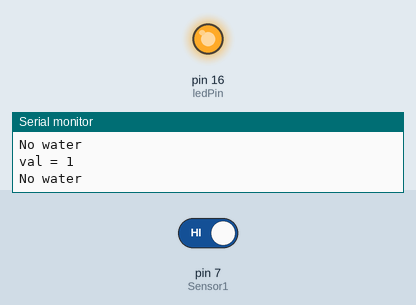
The sketch below on a simulated Arduino Uno, built with avr-gcc and run on an emulated ATmega328P. Shown: output pins drawn as LEDs (lit = HIGH), the last lines printed to the serial monitor. The test bench sets the inputs (shaded band); at power-on: pin 7 (Sensor1) HIGH. Pins used as bus, display or sensor lines are not drawn.

Above: at 4.2 s.
4.3 s: pin 7 (Sensor1) driven LOW
At 6.4 s:
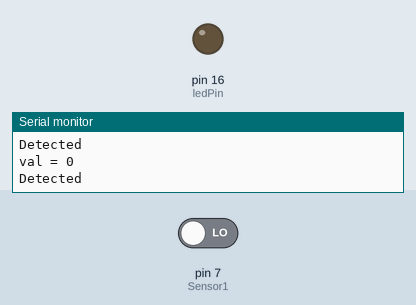
7.5 s: pin 7 (Sensor1) driven HIGH
At 8.5 s:
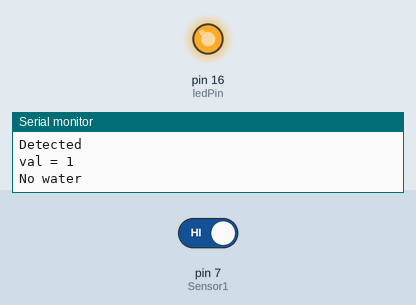
Timing chart, 0 to 10.5 s (numbered marks = the images above; inputs shaded):
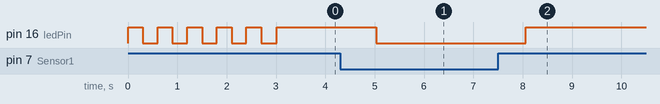

The sketch:

sensor_test.ino
```cpp
int ledPin = 16;
int Sensor1 = 7;
int Sensor1_Vcc = 4;
int val, i;

void setup()
{
  pinMode(ledPin, OUTPUT);
  pinMode(Sensor1, INPUT);
  pinMode(Sensor1_Vcc, OUTPUT);

  Serial.begin(9600);

  for(i=0;i<5;i++)
  {
    digitalWrite(ledPin, HIGH);
    delay(300);
    digitalWrite(ledPin, LOW);
    delay(300);
  }
}

void loop()
{
  digitalWrite(4, HIGH);
  delay(10);
  val = digitalRead(Sensor1);
  digitalWrite(4, LOW);

  Serial.print("val = ");
  Serial.println(val);

  if (val == 0)
  {
    digitalWrite(ledPin, LOW);
    Serial.println("Detected");
  }
  else
  {
    digitalWrite(ledPin, HIGH);
    Serial.println("No water");
  }
  delay(1000);
}
```

Measured:
- after the input at 4.3 s, pin 16 (ledPin): HIGH → LOW after 0.73 s
- after the input at 7.5 s, pin 16 (ledPin): LOW → HIGH after 0.56 s
- by itself, pin 16 (ledPin): alternates HIGH for 0.30 s and LOW for 0.30 s, 10 changes in all, then stays HIGH
